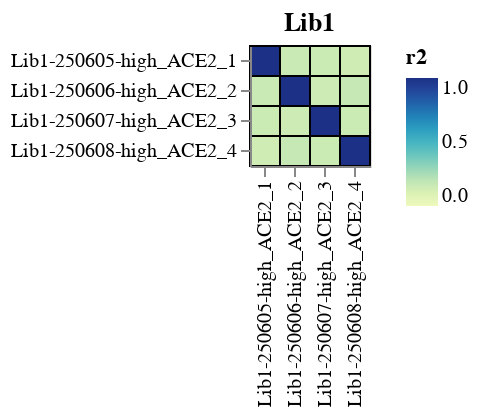

Notebook code cell kept with this figure:
### Markdown cell above
# Correlations in variant functional scores
Correlations among functional scores of variants with the same barcode in the same library:

### Code cell
pre_selection_dates = count_summaries.set_index("selection")[
    "pre_selection_date"
].to_dict()
post_selection_dates = count_summaries.set_index("selection")[
    "post_selection_date"
].to_dict()

corrs = (
    dms_variants.utils.tidy_to_corr(
        df=func_scores.merge(
            count_summaries[["selection", "library"]],
            on="selection",
            validate="many_to_one",
        ),
        sample_col="selection",
        label_col="barcode",
        value_col="func_score",
        group_cols="library",
    )
    .rename(columns={"correlation": "r"})
    .assign(
        r2=lambda x: x["r"] ** 2,
        pre_date_1=lambda x: x["selection_1"].map(pre_selection_dates),
        pre_date_2=lambda x: x["selection_2"].map(pre_selection_dates),
        pre_selection_date=lambda x: x["pre_date_1"].where(
            x["pre_date_1"] == x["pre_date_2"], pd.NA
        ),
        post_date_1=lambda x: x["selection_1"].map(post_selection_dates),
        post_date_2=lambda x: x["selection_2"].map(post_selection_dates),
        post_selection_date=lambda x: x["post_date_1"].where(
            x["post_date_1"] == x["post_date_2"], pd.NA
        ),
    )
    .drop(columns=["pre_date_1", "pre_date_2", "post_date_1", "post_date_2"])
)

for library, library_corr in corrs.groupby("library"):
    corr_chart = (
        alt.Chart(library_corr)
        .encode(
            alt.X("selection_1", title=None),
            alt.Y("selection_2", title=None),
            color=alt.Color("r2", scale=alt.Scale(zero=True)),
            tooltip=[
                alt.Tooltip(c, format=".3g") if c in ["r", "r2"] else c
                for c in corrs.columns
            ],
        )
        .mark_rect(stroke="black")
        .properties(width=alt.Step(15), height=alt.Step(15), title=library)
        .configure_axis(labelLimit=500)
    )

    for sel in selectors:
        corr_chart = corr_chart.add_params(sel).transform_filter(sel)

    corr_chart = corr_chart.properties(autosize=alt.AutoSizeParams(resize=True))

    display(corr_chart)

### Figure 1 — Vega-Lite specification as saved in the notebook (floating-point values rounded to 4 significant figures)
{"config": {"view": {"continuousWidth": 300, "continuousHeight": 300}, "axis": {"labelLimit": 500}}, "data": {"name": "data-0505885d2565fce9539198333a1c0c63"}, "mark": {"type": "rect", "stroke": "black"}, "autosize": {"resize": true}, "encoding": {"color": {"field": "r2", "scale": {"zero": true}, "type": "quantitative"}, "tooltip": [{"field": "library", "type": "nominal"}, {"field": "selection_1", "type": "nominal"}, {"field": "selection_2", "type": "nominal"}, {"field": "r", "format": ".3g", "type": "quantitative"}, {"field": "r2", "format": ".3g", "type": "quantitative"}, {"field": "pre_selection_date", "type": "nominal"}, {"field": "post_selection_date", "type": "nominal"}], "x": {"field": "selection_1", "title": null, "type": "nominal"}, "y": {"field": "selection_2", "title": null, "type": "nominal"}}, "height": {"step": 15}, "params": [{"name": "param_1", "select": {"type": "point", "fields": ["library"]}, "bind": {"input": "select", "options": [null, "Lib1"], "labels": ["all", "Lib1"], "name": "library"}}, {"name": "param_2", "select": {"type": "point", "fields": ["pre_selection_date"]}, "bind": {"input": "select", "options": [null, "2025-06-05"], "labels": ["all", "2025-06-05"], "name": "pre_selection_date"}}, {"name": "param_3", "select": {"type": "point", "fields": ["post_selection_date"]}, "bind": {"input": "select", "options": [null, "2025-06-05"], "labels": ["all", "2025-06-05"], "name": "post_selection_date"}}], "title": "Lib1", "transform": [{"filter": {"param": "param_1"}}, {"filter": {"param": "param_2"}}, {"filter": {"param": "param_3"}}], "width": {"step": 15}, "$schema": "https://vega.github.io/schema/vega-lite/v5.20.1.json", "datasets": {"data-0505885d2565fce9539198333a1c0c63": [{"library": "Lib1", "selection_1": "Lib1-250605-high_ACE2_1", "selection_2": "Lib1-250605-high_ACE2_1", "r": 1.0, "r2": 1.0, "pre_selection_date": "2025-06-05", "post_selection_date": "2025-06-05"}, {"library": "Lib1", "selection_1": "Lib1-250606-high_ACE2_2", "selection_2": "Lib1-250605-high_ACE2_1", "r": 0.3941, "r2": 0.1553, "pre_selection_date": "2025-06-05", "post_selection_date": "2025-06-05"}, {"library": "Lib1", "selection_1": "Lib1-250607-high_ACE2_3", "selection_2": "Lib1-250605-high_ACE2_1", "r": 0.39, "r2": 0.1521, "pre_selection_date": "2025-06-05", "post_selection_date": "2025-06-05"}, {"library": "Lib1", "selection_1": "Lib1-250608-high_ACE2_4", "selection_2": "Lib1-250605-high_ACE2_1", "r": 0.3804, "r2": 0.1447, "pre_selection_date": "2025-06-05", "post_selection_date": "2025-06-05"}, {"library": "Lib1", "selection_1": "Lib1-250605-high_ACE2_1", "selection_2": "Lib1-250606-high_ACE2_2", "r": 0.3941, "r2": 0.1553, "pre_selection_date": "2025-06-05", "post_selection_date": "2025-06-05"}, {"library": "Lib1", "selection_1": "Lib1-250606-high_ACE2_2", "selection_2": "Lib1-250606-high_ACE2_2", "r": 1.0, "r2": 1.0, "pre_selection_date": "2025-06-05", "post_selection_date": "2025-06-05"}, {"library": "Lib1", "selection_1": "Lib1-250607-high_ACE2_3", "selection_2": "Lib1-250606-high_ACE2_2", "r": 0.3878, "r2": 0.1504, "pre_selection_date": "2025-06-05", "post_selection_date": "2025-06-05"}, {"library": "Lib1", "selection_1": "Lib1-250608-high_ACE2_4", "selection_2": "Lib1-250606-high_ACE2_2", "r": 0.4175, "r2": 0.1743, "pre_selection_date": "2025-06-05", "post_selection_date": "2025-06-05"}, {"library": "Lib1", "selection_1": "Lib1-250605-high_ACE2_1", "selection_2": "Lib1-250607-high_ACE2_3", "r": 0.39, "r2": 0.1521, "pre_selection_date": "2025-06-05", "post_selection_date": "2025-06-05"}, {"library": "Lib1", "selection_1": "Lib1-250606-high_ACE2_2", "selection_2": "Lib1-250607-high_ACE2_3", "r": 0.3878, "r2": 0.1504, "pre_selection_date": "2025-06-05", "post_selection_date": "2025-06-05"}, {"library": "Lib1", "selection_1": "Lib1-250607-high_ACE2_3", "selection_2": "Lib1-250607-high_ACE2_3", "r": 1.0, "r2": 1.0, "pre_selection_date": "2025-06-05", "post_selection_date": "2025-06-05"}, {"library": "Lib1", "selection_1": "Lib1-250608-high_ACE2_4", "selection_2": "Lib1-250607-high_ACE2_3", "r": 0.3896, "r2": 0.1518, "pre_selection_date": "2025-06-05", "post_selection_date": "2025-06-05"}, {"library": "Lib1", "selection_1": "Lib1-250605-high_ACE2_1", "selection_2": "Lib1-250608-high_ACE2_4", "r": 0.3804, "r2": 0.1447, "pre_selection_date": "2025-06-05", "post_selection_date": "2025-06-05"}, {"library": "Lib1", "selection_1": "Lib1-250606-high_ACE2_2", "selection_2": "Lib1-250608-high_ACE2_4", "r": 0.4175, "r2": 0.1743, "pre_selection_date": "2025-06-05", "post_selection_date": "2025-06-05"}, {"library": "Lib1", "selection_1": "Lib1-250607-high_ACE2_3", "selection_2": "Lib1-250608-high_ACE2_4", "r": 0.3896, "r2": 0.1518, "pre_selection_date": "2025-06-05", "post_selection_date": "2025-06-05"}, {"library": "Lib1", "selection_1": "Lib1-250608-high_ACE2_4", "selection_2": "Lib1-250608-high_ACE2_4", "r": 1.0, "r2": 1.0, "pre_selection_date": "2025-06-05", "post_selection_date": "2025-06-05"}]}}
